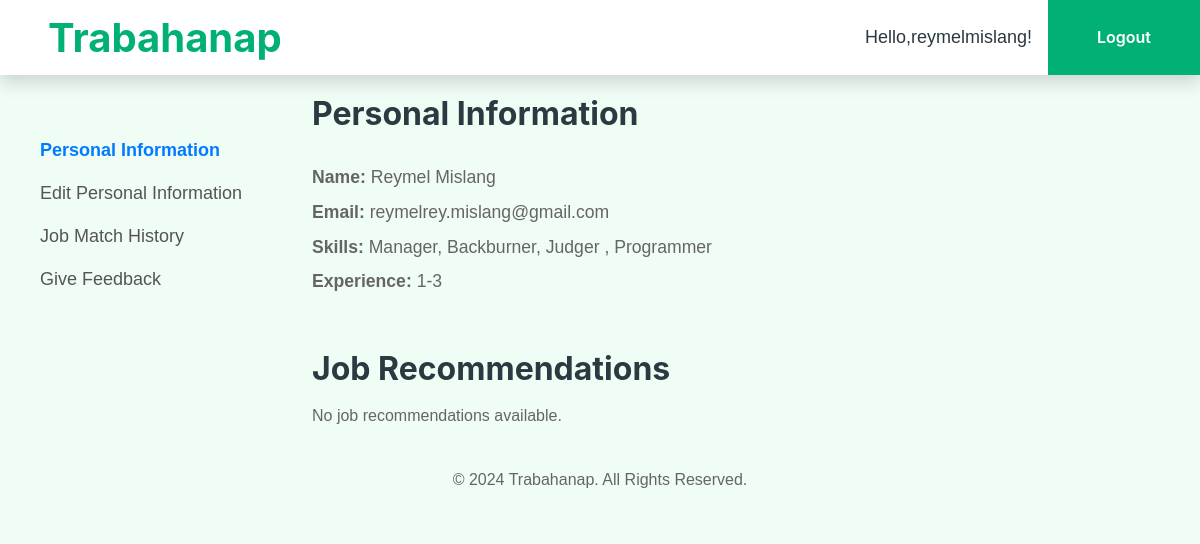
/profile/ (signed in), run on the app's committed database.
### applicant/models.py (models this page shows, shortened)
class Applicant(models.Model):
    user = models.OneToOneField(User, on_delete=models.CASCADE)
    status = models.CharField(max_length=20, default='applicant')  # Ensure this field exists
    name = models.CharField(max_length=100)
    email = models.EmailField()
    skills = models.TextField()
    experience = models.TextField()
    resume = models.FileField(upload_to='resumes/', null=True, blank=True)
    created_at = models.DateTimeField(auto_now_add=True)

### applicant/views.py (the view, shortened to what this page needs)
# urls.py: path('profile/', views.profile, name='profile'),  # User profile
@login_required
def profile(request):
    try:
        applicant = Applicant.objects.get(user=request.user)
    except Applicant.DoesNotExist:
        applicant = None
    job_recommendations = []
    similarity_scores = []
    recommendation_precision = 0.0
    total_similarity = 0.0  # Initialize total similarity score
    progress = 0  # Initialize progress bar value
    if applicant:
        applicant_text = f"{applicant.skills} {applicant.experience}".strip()
        if not applicant_text:
            return render(request, 'applicant/profile.html', {
                'form': ApplicantProfileForm(instance=applicant),
                'error': 'Please fill in your skills and experience to get job recommendations.'
            })
        jobs = Job.objects.all()
        if not jobs:
            return render(request, 'applicant/profile.html', {
                'form': ApplicantProfileForm(instance=applicant),
                'error': 'No jobs available to recommend.'
            })
        job_descriptions = [
            f"{job.job_role} {job.company} {job.location} {job.job_experience} {job.skills_description}"
            for job in jobs
        ]
        texts = [applicant_text] + job_descriptions
        vectorizer = TfidfVectorizer(stop_words='english')
        tfidf_matrix = vectorizer.fit_transform(texts)  # Transform the texts to TF-IDF vectors
        cosine_similarities = cosine_similarity(tfidf_matrix[0:1], tfidf_matrix[1:])
        sorted_jobs = sorted(zip(cosine_similarities[0], jobs), reverse=True, key=lambda x: x[0])
        unique_jobs = []
        seen_jobs = set()
        for _, job in sorted_jobs:
            if job.id not in seen_jobs:
                unique_jobs.append(job)
                seen_jobs.add(job.id)
            if len(unique_jobs) == 6:  # Limit to 6 jobs
                break
        job_recommendations = unique_jobs
        similarity_scores = [score for score, _ in sorted_jobs[:6]]  # Top 6 similarity scores
        total_similarity = sum(similarity_scores)
        threshold = 0.4  # Increase threshold for more relevant recommendations
        relevant_count = sum(1 for score in similarity_scores if score >= threshold)
        recommendation_precision = relevant_count / len(similarity_scores) if similarity_scores else 0.0
    if request.method == 'POST':
        form = ApplicantProfileForm(request.POST, request.FILES, instance=applicant)
        if form.is_valid():
            applicant = form.save(commit=False)
            applicant.user = request.user
            applicant.save()
            applicant_text = f"{applicant.skills} {applicant.experience}".strip()
            if applicant_text:
                jobs = Job.objects.all()
                job_descriptions = [
                    f"{job.job_role} {job.company} {job.location} {job.job_experience} {job.skills_description}"
                    for job in jobs
                ]
                texts = [applicant_text] + job_descriptions
                vectorizer = TfidfVectorizer(stop_words='english')
                tfidf_matrix = vectorizer.fit_transform(texts)
                cosine_similarities = cosine_similarity(tfidf_matrix[0:1], tfidf_matrix[1:])
                sorted_jobs = sorted(zip(cosine_similarities[0], jobs), reverse=True, key=lambda x: x[0])
                unique_jobs = []
                seen_jobs = set()
                for _, job in sorted_jobs:
                    if job.id not in seen_jobs:
                        unique_jobs.append(job)
                        seen_jobs.add(job.id)
                    if len(unique_jobs) == 6:  # Limit to 6 jobs
                        break
                job_recommendations = unique_jobs
                for idx, (job, similarity_score) in enumerate(zip(job_recommendations, similarity_scores)):
                    if not JobRecommendation.objects.filter(applicant=applicant, job=job).exists():
                        job_rec = JobRecommendation(
                            applicant=applicant,
                            job=job,
                            similarity_score=similarity_score,
                            is_relevant=similarity_score >= threshold
                        )
                        job_rec.save()
                        progress = int(((idx + 1) / len(job_recommendations)) * 100)
                        print(f"Updated Job Recommendations for Applicant {applicant.user.username}:")
                        for job, score in zip(job_recommendations, similarity_scores):
                            print(f"Job: {job.job_role} at {job.company}, Similarity Score: {score}")
                        print(f"Total Similarity: {total_similarity}")
                        if recommendation_precision == 1.0:
                          print("Recommendation Precision: 1.0000")
                        else:
                          print(f"Recommendation Precision: {recommendation_precision * 100:.2f}%")
            return redirect('profile')  # Redirect to profile after saving
    else:
        form = ApplicantProfileForm(instance=applicant)
    return render(request, 'applicant/profile.html', {
        'form': form,
        'job_recommendations': job_recommendations,
        'similarity_scores': similarity_scores,
        'recommendation_precision': recommendation_precision,
        'total_similarity': total_similarity,  # Pass the total similarity to the template
        'applicant': applicant,
        'progress': progress  # Pass progress bar value to template
    })

### applicant/templates/applicant/profile.html (shortened to what this page needs)
<!DOCTYPE html>
<html lang="en">
<head>
    {% load static %}
    <link href="{% static 'css/bootstrap.min.css' %}" rel="stylesheet">
    <link href="{% static 'css/style.css' %}" rel="stylesheet">
</head>
<body>
    <nav class="navbar navbar-expand-lg bg-white navbar-light shadow sticky-top p-0">
        <a href="{% url 'index' %}" class="navbar-brand d-flex align-items-center text-center py-0 px-4 px-lg-5">
            <h1 class="m-0 text-primary">Trabahanap</h1>
        </a>
        <div class="collapse navbar-collapse" id="navbarCollapse">
            <div class="d-flex ms-auto align-items-center p-4 p-lg-0">
                <span class="nav-item nav-link text-dark me-3">
                    Hello,{{ user.username }}!
                </span>
                {% if user.is_authenticated %}
                    <a href="{% url 'logout' %}" class="btn btn-primary rounded-0 py-4 px-lg-5">Logout</a>
                {% else %}
                    <a href="{% url 'login' %}" class="btn btn-primary rounded-0 py-4 px-lg-5">Login<i class="fa fa-sign-in-alt ms-3"></i></a>
                {% endif %}
            </div>
        </div>
    </nav>
<div class="container-fluid" style="margin-top: 20px;">
    <div class="row">
        <div class="col-lg-3 col-md-4 col-12 bg-light p-4">
            <ul class="nav flex-column">
                <li class="nav-item" style="margin-bottom: -20px;">
                    <a class="nav-link active" href="#" id="personalInfoLink" style="font-size: 18px;">Personal Information</a>
                </li>
                <li class="nav-item" style="margin-bottom: -20px;">
                    <a class="nav-link" href="#" id="editPersonalInfoLink" data-bs-toggle="modal" data-bs-target="#personalInfoModal" style="font-size: 18px;">Edit Personal Information</a>
                </li>
                <li class="nav-item" style="margin-bottom: -20px;">
                    <a class="nav-link" href="#" data-bs-toggle="modal" data-bs-target="#jobMatchHistoryModal" style="font-size: 18px;">Job Match History</a>
                </li>
                <li class="nav-item" style="margin-bottom: -20px;">
                    <a class="nav-link" href="#" data-bs-toggle="modal" data-bs-target="#feedbackModal" style="font-size: 18px;">Give Feedback</a>
                </li>
            </ul>
        </div>
<div class="col-lg-9 col-md-8 col-12">
    {% block content %}
        <div class="row">
            <div class="col-md-12">
                <div class="col-md-6 applicant-info">
                    <h2 class="section-header">Personal Information</h2>
                    <br>
                    <p><strong>Name:</strong> {{ applicant.name }}</p>
                    <p><strong>Email:</strong> {{ applicant.email }}</p>
                    <p><strong>Skills:</strong> {{ applicant.skills }}</p>
                    <p><strong>Experience:</strong> {{ applicant.experience }}</p>
                </div>
            </div>
        </div>
<div class="row job-recommendations">
    <div class="col-md-12">
        <h2 class="my-3">Job Recommendations</h2>
        {% if job_recommendations %}
            <div class="row">
                {% for job in job_recommendations %}
                    <div class="col-lg-4 col-md-6 mb-3">
                        <div class="card shadow-sm h-100">
                            <div class="card-body">
                                <h4 class="card-title">{{ job.job_role }}</h4>
                                <p class="card-text"><strong>Company:</strong> {{ job.company }}</p>
                                <p class="card-text"><strong>Location:</strong> {{ job.location }}</p>
                                <p class="card-text"><strong>Experience Required:</strong> {{ job.job_experience }}</p>
                                <p class="card-text"><strong>Skills/Description:</strong> {{ job.skills_description|truncatewords:30 }}</p>
                                <a href="{% url 'apply_now' job.id %}" class="btn btn-primary mt-3">Apply Now</a>
                            </div>
                        </div>
                    </div>
                {% endfor %}
            </div>
        {% else %}
            <p>No job recommendations available.</p>
        {% endif %}
    </div>
</div>
    {% endblock %}
</div>
  <footer class="bg-light text-center py-4">
    <p class="mb-0">&copy; 2024 Trabahanap. All Rights Reserved.</p>
</footer>
</body>
</html>

### applicant/static/css/style.css (style rules this page uses)
:root { --primary: #00B074; --secondary: #2B9BFF; --light: #EFFDF5; --dark: #2B3940; }
.btn { font-family: 'Inter', sans-serif; font-weight: 600; transition: .5s; }
.btn.btn-primary, .btn.btn-secondary { color: #FFFFFF; }
.navbar-light .navbar-brand, .navbar-light a.btn { height: 75px; }
.navbar-light.sticky-top { top: -100px; transition: .5s; }

### applicant/templates/applicant/profile.html (style rules this page uses)
.nav-link { font-size: 18px; }
.applicant-info p { font-size: 1.1rem; line-height: 1.4; margin-bottom: 10px; }
.applicant-info strong { font-weight: 600; }
.job-recommendations { margin-top: 30px; }
.btn-primary { width: 100%; }
.nav-item { padding: 10px 0; }
.nav-link { color: #555; }
.nav-link.active { color: #007bff; font-weight: bold; }

### data on the page
Applicant: name "Reymel Mislang", email "reymelrey.mislang@gmail.com", skills "Manager, Backburner, Judger , Programmer", experience "1-3"

### other printed values
{{ user.username }} "reymelmislang"
